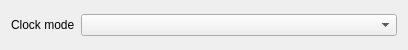
<?xml version="1.0" encoding="UTF-8"?>
<ui version="4.0">
 <class>Clock</class>
 <widget class="QWidget" name="Clock">
  <property name="geometry">
   <rect>
    <x>0</x>
    <y>0</y>
    <width>408</width>
    <height>50</height>
   </rect>
  </property>
  <layout class="QGridLayout" name="gridLayout" columnstretch="0,1">
   <item row="0" column="0">
    <widget class="QLabel" name="clock_mode_label">
     <property name="text">
      <string>Clock mode</string>
     </property>
    </widget>
   </item>
   <item row="0" column="1">
    <widget class="QComboBox" name="clock_mode_combo_box"/>
   </item>
  </layout>
 </widget>
 <resources/>
 <connections/>
</ui>
